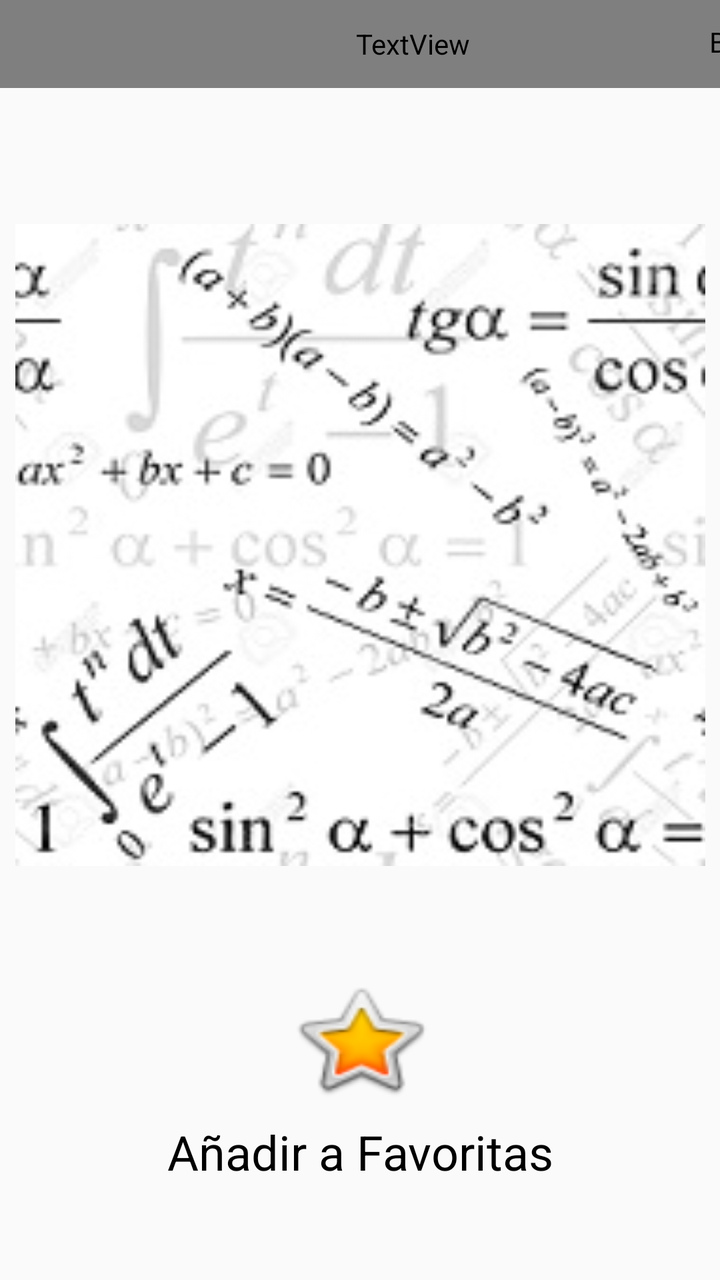
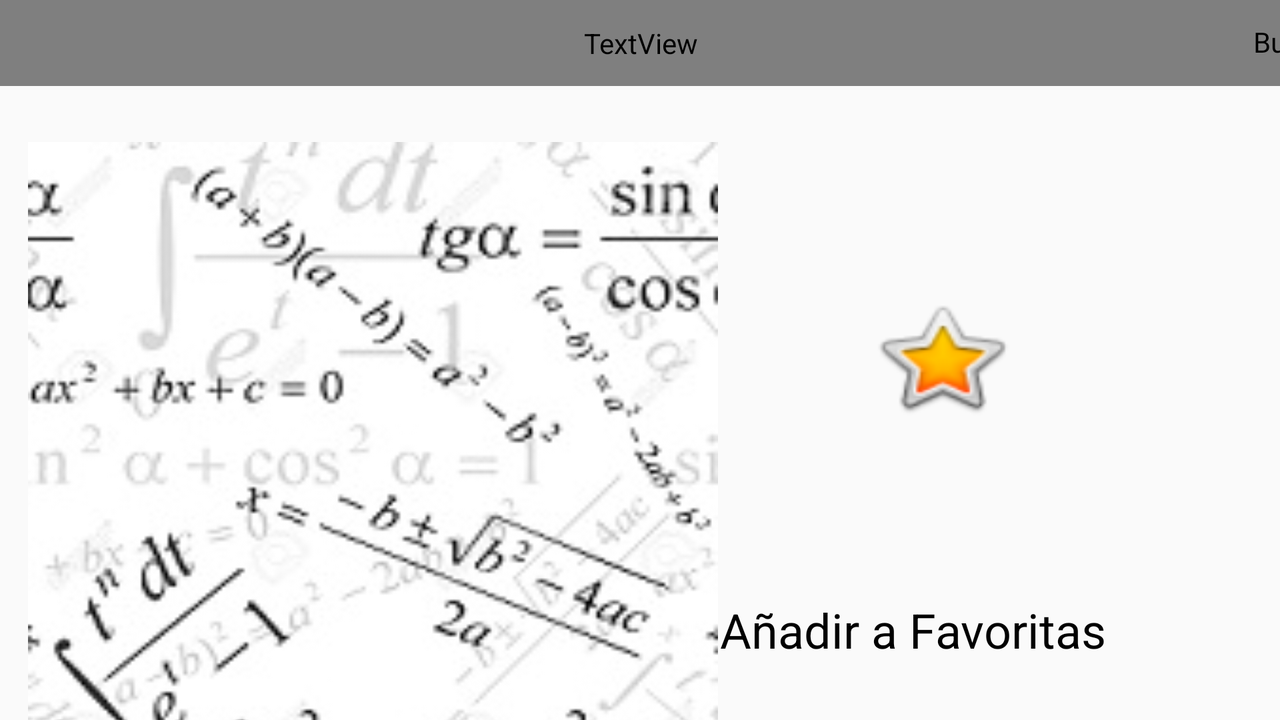

Compare how this app lays out the same screen by default and in its alternative resource folder. The renders come first, then the two layout files and the values they reference.
<!-- AndroidManifest.xml: application theme AppTheme -->
<!-- res/layout/activity_fis_formula1.xml -->
<?xml version="1.0" encoding="utf-8"?>
<androidx.constraintlayout.widget.ConstraintLayout xmlns:android="http://schemas.android.com/apk/res/android"
    xmlns:tools="http://schemas.android.com/tools"
    xmlns:app="http://schemas.android.com/apk/res-auto"
    android:orientation="vertical"
    android:layout_width="match_parent"
    android:layout_height="match_parent">

    <TextView
        android:id="@+id/txFis_Formula1"
        android:layout_width="413dp"
        android:layout_height="44dp"
        android:background="@color/coloPanelFormula"
        android:textColor="@color/colorTexSeleccionCate"
        android:gravity="center"
        android:textSize="18sp"
        tools:ignore="MissingConstraints"
        tools:layout_editor_absoluteX="-2dp"
        tools:layout_editor_absoluteY="0dp" />

    <Button
        android:id="@+id/btURLF1"
        android:layout_width="44dp"
        android:layout_height="42dp"
        android:layout_marginEnd="16dp"
        android:layout_marginRight="16dp"
        android:background="@drawable/urln"
        android:textColor="@color/colorTexSeleccionCate"
        android:textSize="24sp"
        app:layout_constraintEnd_toEndOf="@+id/txFis_Formula1"
        tools:ignore="MissingConstraints"
        android:onClick="url"
        tools:layout_editor_absoluteY="0dp" />


    <Button
        android:id="@+id/buttonFFis1"
        android:layout_width="75dp"
        android:layout_height="64dp"
        android:layout_marginStart="8dp"
        android:layout_marginLeft="8dp"
        android:layout_marginTop="444dp"
        android:layout_marginEnd="8dp"

        android:layout_marginRight="8dp"
        android:background="@android:drawable/btn_star_big_on"

        app:layout_constraintEnd_toEndOf="parent"
        app:layout_constraintStart_toStartOf="parent"
        app:layout_constraintTop_toBottomOf="@+id/txFis_Formula1"
        tools:ignore="MissingConstraints" />

    <TextView
        android:id="@+id/txAñadir"
        android:layout_width="307dp"
        android:layout_height="48dp"
        android:layout_marginStart="8dp"
        android:layout_marginLeft="8dp"
        android:layout_marginEnd="8dp"
        android:layout_marginRight="8dp"
        android:gravity="center"
        android:text="@string/a_adir_a_favotitas"
        android:textSize="24sp"
        app:layout_constraintEnd_toEndOf="parent"
        app:layout_constraintStart_toStartOf="parent"
        app:layout_constraintTop_toBottomOf="@+id/buttonFFis1"
        tools:ignore="MissingConstraints" />

    <ImageView
        android:id="@+id/imageView1"
        android:layout_width="345dp"
        android:layout_height="321dp"
        android:layout_marginStart="8dp"
        android:layout_marginLeft="8dp"
        android:layout_marginTop="68dp"
        android:layout_marginEnd="8dp"
        android:layout_marginRight="8dp"
        android:background="@drawable/matema"
        android:contentDescription="@string/triangle"
        app:layout_constraintEnd_toEndOf="parent"
        app:layout_constraintStart_toStartOf="parent"
        app:layout_constraintTop_toBottomOf="@+id/txFis_Formula1"
        tools:ignore="MissingConstraints" />



</androidx.constraintlayout.widget.ConstraintLayout>
<!-- resources referenced by this layout -->
<resources>
  <!-- drawable matema: jpg bitmap (drawable, 18597 bytes) -->
  <!-- drawable urln: jpg bitmap (drawable, 15780 bytes) -->
  <string name="a_adir_a_favotitas">Añadir a Favoritas</string>
  <string name="triangle">triangle</string>
  <style name="AppTheme" parent="Theme.AppCompat.Light.DarkActionBar">
          
          <item name="colorPrimary">@color/colorPrimary</item>
          <item name="colorPrimaryDark">@color/colorPrimaryDark</item>
          <item name="colorAccent">@color/colorAccent</item>
          <item name="android:textColor">@color/texColorListView</item>
          &gt;it
      </style>
  <color name="colorPrimary">#37474F</color>
  <color name="colorPrimaryDark">#37474F</color>
  <color name="colorAccent">#D81B60</color>
  <color name="texColorListView">#000000</color>
</resources>
<!-- res/layout-land/activity_fis_formula1.xml (the author's variant of the layout above) -->
<!-- drawn on the phone turned sideways -->
<?xml version="1.0" encoding="utf-8"?>
<androidx.constraintlayout.widget.ConstraintLayout xmlns:android="http://schemas.android.com/apk/res/android"
    xmlns:tools="http://schemas.android.com/tools"
    xmlns:app="http://schemas.android.com/apk/res-auto"
    android:orientation="vertical"
    android:layout_width="match_parent"
    android:layout_height="match_parent">

    <TextView
        android:id="@+id/txFis_Formula1"
        android:layout_width="730dp"
        android:layout_height="43dp"
        android:layout_marginStart="8dp"
        android:layout_marginLeft="8dp"
        android:layout_marginEnd="8dp"
        android:layout_marginRight="8dp"
        android:background="@color/coloPanelFormula"
        android:gravity="center"
        android:textColor="@color/colorTexSeleccionCate"
        android:textSize="18sp"
        app:layout_constraintEnd_toEndOf="parent"
        app:layout_constraintStart_toStartOf="parent"
        tools:ignore="MissingConstraints"
        tools:layout_editor_absoluteY="0dp" />

    <Button
        android:id="@+id/btURLF1"
        android:layout_width="44dp"
        android:layout_height="42dp"
        android:onClick="url"
        android:layout_marginEnd="16dp"
        android:layout_marginRight="16dp"
        android:background="@drawable/urln"
        android:textColor="@color/colorTexSeleccionCate"
        android:textSize="24sp"
        app:layout_constraintEnd_toEndOf="@+id/txFis_Formula1"
        tools:ignore="MissingConstraints"
        tools:layout_editor_absoluteY="0dp" />


    <Button
        android:id="@+id/buttonFFis1"
        android:layout_width="75dp"
        android:layout_height="64dp"
        android:layout_marginStart="8dp"
        android:layout_marginLeft="8dp"
        android:layout_marginTop="104dp"
        android:layout_marginEnd="8dp"

        android:layout_marginRight="8dp"
        android:background="@android:drawable/btn_star_big_on"

        app:layout_constraintEnd_toEndOf="parent"
        app:layout_constraintHorizontal_bias="0.775"
        app:layout_constraintStart_toStartOf="parent"
        app:layout_constraintTop_toBottomOf="@+id/txFis_Formula1"
        tools:ignore="MissingConstraints" />

    <TextView
        android:id="@+id/txAñadir"
        android:layout_width="307dp"
        android:layout_height="48dp"
        android:layout_marginStart="8dp"
        android:layout_marginLeft="8dp"
        android:layout_marginTop="80dp"
        android:layout_marginEnd="8dp"
        android:layout_marginRight="8dp"
        android:gravity="center"
        android:text="@string/a_adir_a_favotitas"
        android:textSize="24sp"
        app:layout_constraintEnd_toEndOf="parent"
        app:layout_constraintHorizontal_bias="0.931"
        app:layout_constraintStart_toStartOf="parent"
        app:layout_constraintTop_toBottomOf="@+id/buttonFFis1"
        tools:ignore="MissingConstraints" />

    <ImageView
        android:id="@+id/imageView1"
        android:layout_width="345dp"
        android:layout_height="321dp"
        android:layout_marginStart="8dp"
        android:layout_marginLeft="8dp"
        android:layout_marginTop="28dp"
        android:layout_marginEnd="8dp"
        android:layout_marginRight="8dp"
        android:background="@drawable/matema"
        android:contentDescription="@string/triangle"
        app:layout_constraintEnd_toEndOf="parent"
        app:layout_constraintHorizontal_bias="0.021"
        app:layout_constraintStart_toStartOf="parent"
        app:layout_constraintTop_toBottomOf="@+id/txFis_Formula1"
        tools:ignore="MissingConstraints" />



</androidx.constraintlayout.widget.ConstraintLayout>
